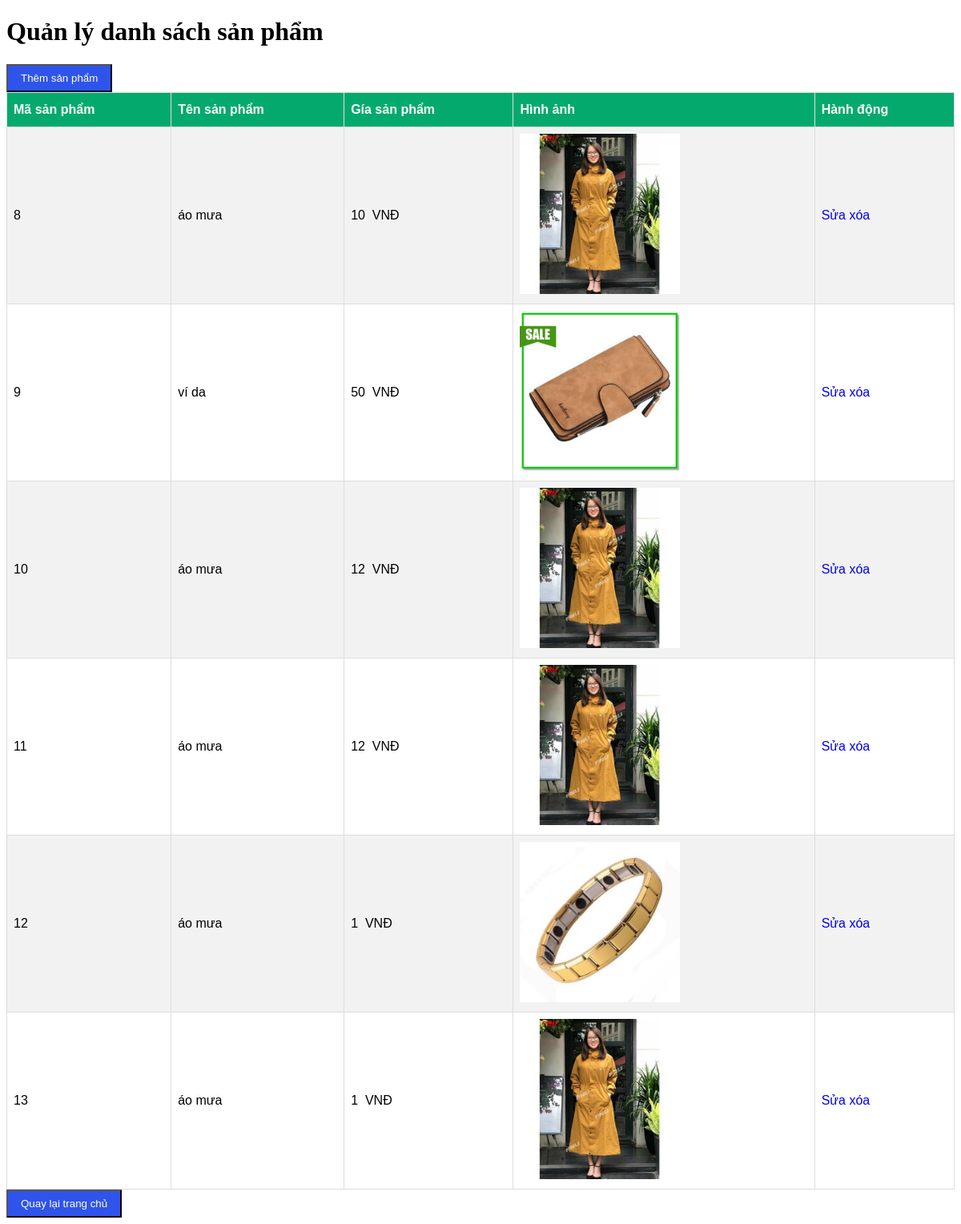
Page /trangChu.php on the committed database.
### tables this page shows
CREATE TABLE `sanpham` (
  `masp` int(11) NOT NULL,
  `tensp` varchar(100) NOT NULL,
  `gia` int(11) NOT NULL,
  `mota` varchar(255) NOT NULL,
  `imgURL` varchar(225) NOT NULL
);

### trangChu.php (the view, shortened to what this page needs)
<?php
    require("ketNoiDatabase.php");
    $sql = "SELECT * FROM `sanpham`";
    $query = mysqli_query($conn,$sql);
?>
<!DOCTYPE html>
<html lang="en">
<head>
</head>
<body>
    <h1>Quản lý danh sách sản phẩm </h1>
    <button>
        <a href="themsanpham.php">Thêm sản phẩm</a>
    </button>
    <table id="productList">
        <tr>
            <th>Mã sản phẩm</th>
            <th>Tên sản phẩm</th>
            <th>Gía sản phẩm</th>
            <th>Hình ảnh</th>
            <th>Hành động</th>
        </tr>
        <?php
            while($row = mysqli_fetch_array($query)){
        ?>
        <tr>
            <td><?= $row["masp"] ?></td>
            <td><?= $row["tensp"] ?></td>
            <td><?= $row["gia"] ?>&nbsp; VNĐ</td>
            <td><img style="width: 200px;height:200px" src='./images/<?= $row["imgURL"] ?>' alt=""></td>
            <td><a href="suasanpham.php?id=<?= $row['masp']?>">Sửa</a>
                <a  onclick="return xoasanpham()" href="xoasanpham.php?id=<?= $row['masp']?>">xóa</a>
            </td>
        </tr>
        <?php }?>
    </table>
    <button>
        <a href="admin.php">Quay lại trang chủ</a>
    </button>
</body>
</html>

### trangChu.php (style rules this page uses)
#productList { font-family: Arial, Helvetica, sans-serif; border-collapse: collapse; width: 100%; }
#productList td, #productList th { border: 1px solid #ddd; padding: 8px; }
#productList tr:nth-child(even) { background-color: #f2f2f2; }
#productList th { padding-top: 12px; padding-bottom: 12px; text-align: left; background-color: #04AA6D; color: white; }
button { background-color: #2F54EB; padding:8px 16px; }
button a { color: white; }
a { text-decoration: none; }

### rows in the picture
sanpham: masp "8", tensp "áo mưa", gia "10", imgURL (picture)
sanpham: masp "9", tensp "ví da", gia "50", imgURL (picture)
sanpham: masp "10", tensp "áo mưa", gia "12", imgURL (picture)
sanpham: masp "11", tensp "áo mưa", gia "12", imgURL (picture)
sanpham: masp "12", tensp "áo mưa", gia "1", imgURL (picture)
sanpham: masp "13", tensp "áo mưa", gia "1", imgURL (picture)
